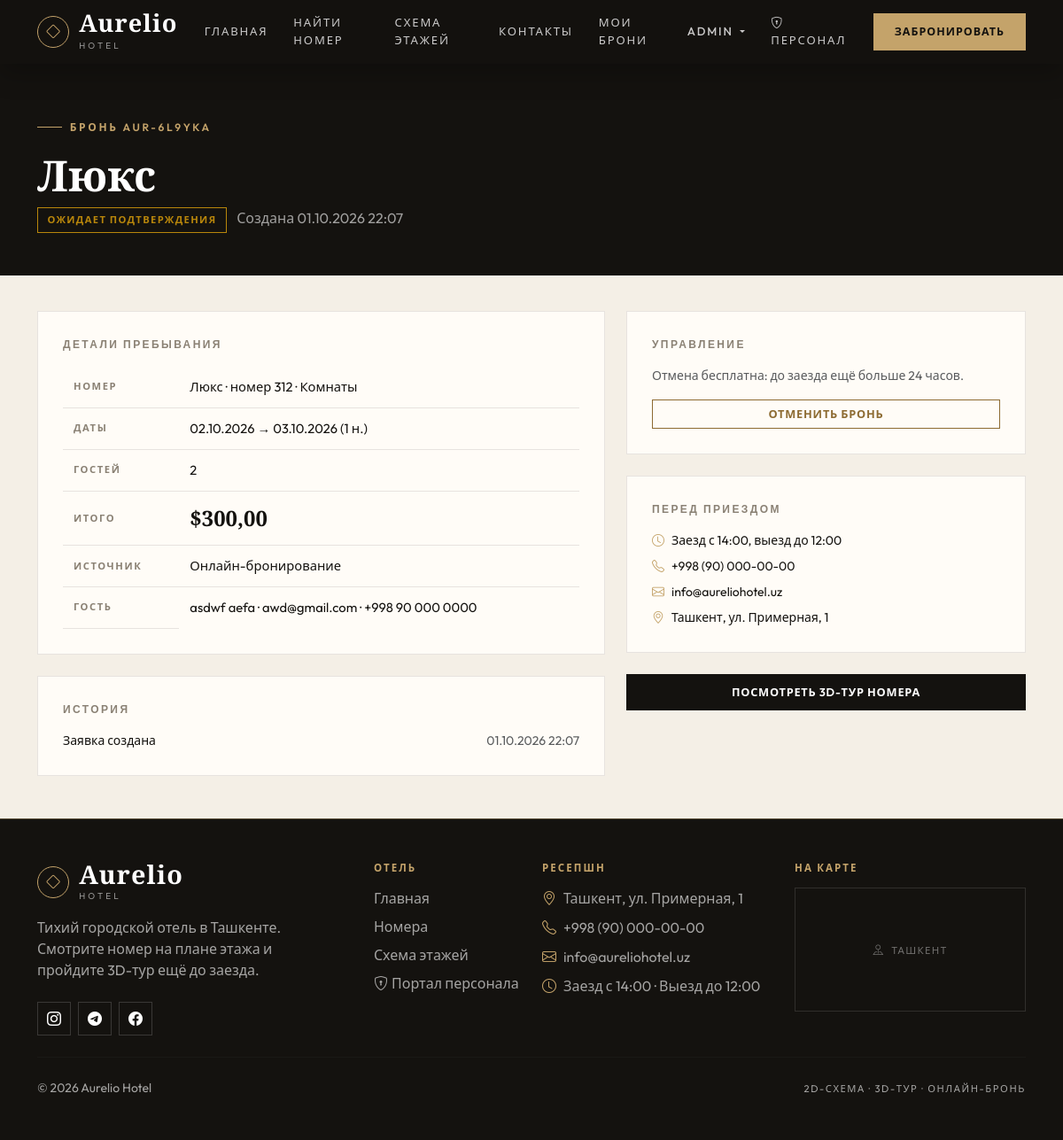
The app's page /bookings/AUR-6L9YKA/ (signed in) with its own data.
### bookings/models.py (models this page shows, shortened)
class Booking(models.Model):
    STATUS_PENDING = 'pending'
    STATUS_CONFIRMED = 'confirmed'
    STATUS_CHECKED_IN = 'checked_in'
    STATUS_CHECKED_OUT = 'checked_out'
    STATUS_CANCELLED = 'cancelled'
    STATUS_NO_SHOW = 'no_show'
    STATUS_CHOICES = [
        (STATUS_PENDING, 'Ожидает подтверждения'),
        (STATUS_CONFIRMED, 'Подтверждено'),
        (STATUS_CHECKED_IN, 'Гость заселён'),
        (STATUS_CHECKED_OUT, 'Выезд завершён'),
        (STATUS_CANCELLED, 'Отменено'),
        (STATUS_NO_SHOW, 'Гость не приехал'),
    ]
    ACTIVE_STATUSES = (STATUS_PENDING, STATUS_CONFIRMED, STATUS_CHECKED_IN)
    STAFF_TRANSITIONS = {
        STATUS_PENDING: [STATUS_CONFIRMED, STATUS_CANCELLED, STATUS_NO_SHOW],
        STATUS_CONFIRMED: [STATUS_CHECKED_IN, STATUS_CANCELLED, STATUS_NO_SHOW],
        STATUS_CHECKED_IN: [STATUS_CHECKED_OUT],
        STATUS_CHECKED_OUT: [],
        STATUS_CANCELLED: [],
        STATUS_NO_SHOW: [STATUS_CONFIRMED, STATUS_CANCELLED],
    }
    SOURCE_CHOICES = [
        ('site', 'Онлайн-бронирование'),
        ('desk', 'Стойка регистрации'),
    ]
    code = models.CharField(
        max_length=12,
        unique=True,
        editable=False,
        default=generate_booking_code,
        verbose_name="Код брони",
    )
    user = models.ForeignKey(
        User,
        on_delete=models.SET_NULL,
        null=True,
        blank=True,
        related_name='bookings',
        verbose_name="Клиент",
    )
    room = models.ForeignKey(
        Room, on_delete=models.CASCADE, related_name='bookings', verbose_name="Номер"
    )
    check_in = models.DateField(verbose_name="Дата заезда")
    check_out = models.DateField(verbose_name="Дата выезда")
    guests = models.PositiveSmallIntegerField(
        default=1, validators=[MinValueValidator(1)], verbose_name="Количество гостей"
    )
    guest_name = models.CharField(max_length=120, verbose_name="Имя гостя")
    guest_email = models.EmailField(verbose_name="E-mail гостя")
    guest_phone = models.CharField(max_length=30, blank=True, verbose_name="Телефон гостя")
    special_requests = models.TextField(blank=True, verbose_name="Пожелания")
    is_paid = models.BooleanField(default=False, verbose_name="Оплачено")
    payment_id = models.CharField(max_length=255, blank=True, null=True, verbose_name="ID платежа (Payme/Click/Stripe)")
    total_price = models.DecimalField(
        max_digits=10, decimal_places=2, blank=True, null=True, verbose_name="Итоговая сумма"
    )
    status = models.CharField(
        max_length=20, choices=STATUS_CHOICES, default=STATUS_PENDING, verbose_name="Статус"
    )
    source = models.CharField(
        max_length=10, choices=SOURCE_CHOICES, default='site', verbose_name="Источник"
    )
    created_at = models.DateTimeField(auto_now_add=True, verbose_name="Дата создания")
    updated_at = models.DateTimeField(auto_now=True, verbose_name="Обновлено")
    status_changed_at = models.DateTimeField(null=True, blank=True, verbose_name="Статус изменён")
    class Meta:
        verbose_name = "Бронирование"
        verbose_name_plural = "Бронирования"
        ordering = ('-created_at',)
        constraints = [
            models.CheckConstraint(
                **{('condition' if django.VERSION >= (5, 1) else 'check'): Q(check_out__gt=F('check_in'))},
                name='booking_check_out_after_check_in',
            ),
        ]
        indexes = [
            models.Index(fields=['room', 'check_in', 'check_out']),
            models.Index(fields=['status']),
        ]
    def __init__(self, *args, **kwargs):
        super().__init__(*args, **kwargs)
        self._original_status = self.status
    @property
    def nights(self):
        if not self.check_in or not self.check_out:
            return 0
        return max((self.check_out - self.check_in).days, 0)
    @property
    def is_cancellable(self):
        return (
            self.status in (self.STATUS_PENDING, self.STATUS_CONFIRMED)
            and self.check_in > timezone.localdate()
        )
    @property
    def status_css(self):
        return {
            self.STATUS_PENDING: 'status-pending',
            self.STATUS_CONFIRMED: 'status-confirmed',
            self.STATUS_CHECKED_IN: 'status-in',
            self.STATUS_CHECKED_OUT: 'status-out',
            self.STATUS_CANCELLED: 'status-cancelled',
            self.STATUS_NO_SHOW: 'status-noshow',
        }.get(self.status, 'status-pending')

### rooms/models.py (models this page shows, shortened)
class Room(models.Model):
    HOUSEKEEPING_CHOICES = [
        ('clean', 'Чисто'),
        ('dirty', 'Требует уборки'),
        ('inspected', 'Проверено менеджером'),
        ('out_of_service', 'Вне эксплуатации'),
    ]
    floor = models.ForeignKey(
        Floor,
        on_delete=models.CASCADE,
        related_name='rooms',
        null=True,
        blank=True,
        verbose_name="Этаж"
    )
    room_number = models.CharField(
        max_length=10, blank=True, verbose_name="Номер комнаты", help_text="Например, 201"
    )
    title = models.CharField(max_length=200, verbose_name="Название номера")
    description = models.TextField(verbose_name="Описание")
    image = models.ImageField(upload_to='rooms/', blank=True, null=True, verbose_name="Фото номера")
    price_per_night = models.DecimalField(max_digits=10, decimal_places=2, verbose_name="Цена за ночь ($)")
    capacity = models.IntegerField(default=2, verbose_name="Вместимость (чел)")
    amenities = models.ManyToManyField(Amenity, blank=True, related_name='rooms', verbose_name="Удобства")
    homebyme_embed_url = models.URLField(blank=True, null=True, verbose_name="Ссылка на 3D-тур HomeByMe")
    model_3d = models.FileField(upload_to='rooms_3d/', blank=True, null=True, verbose_name="3D-модель номера (.glb)")
    x_pos = models.IntegerField(default=50, verbose_name="Позиция X (%)")
    y_pos = models.IntegerField(default=50, verbose_name="Позиция Y (%)")
    is_active = models.BooleanField(default=True, verbose_name="Доступен для бронирования")
    housekeeping = models.CharField(
        max_length=20, choices=HOUSEKEEPING_CHOICES, default='clean', verbose_name="Статус уборки"
    )
    class Meta:
        verbose_name = "Номер"
        verbose_name_plural = "Номера"
        ordering = ('room_number', 'title')
    @property
    def display_number(self):
        return self.room_number or f"{self.pk:03d}"

class Floor(models.Model):
    number = models.IntegerField(unique=True, verbose_name="Номер этажа")
    title = models.CharField(max_length=100, verbose_name="Название этажа")
    plan_image = models.ImageField(upload_to='floors/', blank=True, null=True, verbose_name="2D-схема этажа")
    class Meta:
        verbose_name = "Этаж"
        verbose_name_plural = "Этажи"
        ordering = ['number']

### bookings/views.py (the view)
# urls.py: path('<str:code>/', views.booking_detail, name='booking_detail'),
def booking_detail(request, code):
    booking = _get_booking_or_none(request, code)
    if booking is None:
        messages.warning(request, "Бронь не найдена. Проверьте код брони и e-mail.")
        return redirect('bookings:booking_lookup')
    history = [(booking.created_at, "Заявка создана")]
    if booking.status != Booking.STATUS_PENDING and booking.status_changed_at:
        history.append((booking.status_changed_at, booking.get_status_display()))
    context = {
        'booking': booking,
        'history': history,
        'can_cancel': booking.is_cancellable,
        'currency': CURRENCY,
    }
    return render(request, 'bookings/booking_detail.html', context)

### templates/bookings/booking_detail.html (shortened to what this page needs)
{% extends 'base.html' %}
{% block content %}
<section class="page-band">
  <div class="container">
    <span class="hero-eyebrow">Бронь {{ booking.code }}</span>
    <h1 class="mt-3">{{ booking.room.title }}</h1>
    <p>
      <span class="status-chip {{ booking.status_css }}">{{ booking.get_status_display }}</span>
      <span class="ms-2">Создана {{ booking.created_at|date:"d.m.Y H:i" }}</span>
    </p>
  </div>
</section>
<div class="container pb-5">
  <div class="row g-4">
    <div class="col-lg-7">
      <div class="panel-card mb-4">
        <div class="panel-title">Детали пребывания</div>
        <table class="data-table">
          <tbody>
            <tr><th>Номер</th><td>{{ booking.room.title }} · номер {{ booking.room.display_number }}{% if booking.room.floor %} · {{ booking.room.floor.title }}{% endif %}</td></tr>
            <tr><th>Даты</th><td>{{ booking.check_in|date:"d.m.Y" }} → {{ booking.check_out|date:"d.m.Y" }} ({{ booking.nights }} н.)</td></tr>
            <tr><th>Гостей</th><td>{{ booking.guests }}</td></tr>
            <tr><th>Итого</th><td><span class="serif-number fs-4">{{ currency }}{{ booking.total_price }}</span></td></tr>
            <tr><th>Источник</th><td>{{ booking.get_source_display }}</td></tr>
            <tr><th>Гость</th><td>{{ booking.guest_name }} · {{ booking.guest_email }}{% if booking.guest_phone %} · {{ booking.guest_phone }}{% endif %}</td></tr>
          </tbody>
        </table>
      </div>
      <div class="panel-card">
        <div class="panel-title">История</div>
        <ul class="list-unstyled mb-0 small d-flex flex-column gap-2">
          {% for moment, label in history %}
            <li class="d-flex justify-content-between gap-3">
              <span>{{ label }}</span>
              <span class="text-muted">{{ moment|date:"d.m.Y H:i" }}</span>
            </li>
          {% endfor %}
        </ul>
      </div>
    </div>
    <div class="col-lg-5">
      <div class="panel-card mb-4">
        <div class="panel-title">Управление</div>
        {% if can_cancel %}
          <p class="small text-muted">Отмена бесплатна: до заезда ещё больше 24 часов.</p>
          <form method="post" action="{% url 'bookings:booking_cancel' booking.code %}">
            <button type="submit" class="btn btn-outline-copper w-100"
                    onclick="return confirm('Отменить бронь {{ booking.code }}?');">
              Отменить бронь
            </button>
          </form>
        {% else %}
          <p class="small text-muted mb-2">Онлайн-отмена для этой брони недоступна.</p>
          <p class="small mb-0">Позвоните на ресепшн: <strong>+998 (90) 000-00-00</strong></p>
        {% endif %}
      </div>
      <div class="panel-card mb-4">
        <div class="panel-title">Перед приездом</div>
        <ul class="list-unstyled small mb-0 d-flex flex-column gap-2">
          <li><i class="bi bi-clock me-2" style="color: var(--gold);"></i>Заезд с 14:00, выезд до 12:00</li>
          <li><i class="bi bi-telephone me-2" style="color: var(--gold);"></i>+998 (90) 000-00-00</li>
          <li><i class="bi bi-envelope me-2" style="color: var(--gold);"></i>info@aureliohotel.uz</li>
          <li><i class="bi bi-geo-alt me-2" style="color: var(--gold);"></i>Ташкент, ул. Примерная, 1</li>
        </ul>
      </div>
      {% if booking.room.homebyme_embed_url or booking.room.model_3d %}
        <a href="{% url 'rooms:room_detail' booking.room.pk %}" class="btn btn-copper w-100">Посмотреть 3D-тур номера</a>
      {% endif %}
    </div>
  </div>
</div>
{% endblock %}

### templates/base.html (shortened to what this page needs)
<!DOCTYPE html>
<html lang="ru">
<head>
<link href="https://cdn.jsdelivr.net/npm/bootstrap@5.3.0/dist/css/bootstrap.min.css" rel="stylesheet">
<link rel="stylesheet" href="https://cdn.jsdelivr.net/npm/bootstrap-icons@1.11.0/font/bootstrap-icons.css">
</head>
<body class="d-flex flex-column min-vh-100">
<nav class="navbar navbar-expand-lg site-navbar fixed-top">
  <div class="container">
    <a class="navbar-brand" href="{% url 'rooms:room_list' %}">
      <span class="brand-mark"><i class="bi bi-diamond"></i></span>
      <span>
        <span class="brand-word">Aurelio</span>
        <span class="brand-sub">Hotel</span>
      </span>
    </a>
    <div class="collapse navbar-collapse" id="navbarNav">
      <ul class="navbar-nav ms-auto mb-2 mb-lg-0 align-items-lg-center">
        <li class="nav-item"><a class="nav-link" href="{% url 'rooms:room_list' %}">Главная</a></li>
        <li class="nav-item"><a class="nav-link" href="{% url 'rooms:room_search' %}">Найти номер</a></li>
        <li class="nav-item"><a class="nav-link" href="{% url 'rooms:hotel_floors' %}">Схема этажей</a></li>
        <li class="nav-item"><a class="nav-link" href="{% url 'rooms:room_list' %}#visit">Контакты</a></li>
        {% if user.is_authenticated %}
          <li class="nav-item"><a class="nav-link" href="{% url 'bookings:my_bookings' %}">Мои брони</a></li>
          <li class="nav-item dropdown">
            <a class="nav-link dropdown-toggle" href="#" role="button" data-bs-toggle="dropdown" aria-expanded="false">
              {{ user.get_full_name|default:user.username }}
            </a>
          </li>
        {% else %}
          <li class="nav-item"><a class="nav-link" href="{% url 'bookings:booking_lookup' %}">Моя бронь</a></li>
          <li class="nav-item"><a class="nav-link" href="{% url 'accounts:login' %}">Вход</a></li>
        {% endif %}
        <li class="nav-item">
          <a class="nav-link" href="{% if is_staff_member %}{% url 'staff:dashboard' %}{% else %}{% url 'accounts:staff_login' %}{% endif %}">
            <i class="bi bi-shield-lock me-1"></i>Персонал
          </a>
        </li>
        <li class="nav-item ms-lg-3 mt-2 mt-lg-0">
          <a href="{% url 'rooms:room_search' %}" class="btn btn-gold btn-sm">Забронировать</a>
        </li>
      </ul>
    </div>
  </div>
</nav>
<main class="flex-grow-1">
  {% block content %}{% endblock %}
</main>
<footer class="site-footer py-5 mt-auto">
  <div class="container">
    <div class="row gy-4">
      <div class="col-lg-4">
        <div class="footer-brand mb-3">
          <span class="brand-mark"><i class="bi bi-diamond"></i></span>
          <span>
            <span class="brand-word">Aurelio</span>
            <span class="brand-sub">Hotel</span>
          </span>
        </div>
        <p class="mb-4" style="max-width: 320px;">Тихий городской отель в Ташкенте. Смотрите номер на плане этажа и пройдите 3D-тур ещё до заезда.</p>
        <div class="social-icons d-flex gap-2">
          <a href="https://www.instagram.com/" aria-label="Instagram"><i class="bi bi-instagram"></i></a>
          <a href="https://web.telegram.org/a/" aria-label="Telegram"><i class="bi bi-telegram"></i></a>
          <a href="https://www.facebook.com/" aria-label="Facebook"><i class="bi bi-facebook"></i></a>
        </div>
      </div>
      <div class="col-lg-2 col-6">
        <h6 class="mb-3">Отель</h6>
        <ul class="list-unstyled d-flex flex-column gap-2">
          <li><a href="{% url 'rooms:room_list' %}">Главная</a></li>
          <li><a href="{% url 'rooms:room_list' %}#stay">Номера</a></li>
          <li><a href="{% url 'rooms:hotel_floors' %}">Схема этажей</a></li>
          <li><a href="{% if is_staff_member %}{% url 'staff:dashboard' %}{% else %}{% url 'accounts:staff_login' %}{% endif %}"><i class="bi bi-shield-lock me-1"></i>Портал персонала</a></li>
        </ul>
      </div>
      <div class="col-lg-3 col-6">
        <h6 class="mb-3">Ресепшн</h6>
        <ul class="list-unstyled footer-contact">
          <li><i class="bi bi-geo-alt me-2" style="color: var(--gold);"></i>Ташкент, ул. Примерная, 1</li>
          <li><i class="bi bi-telephone me-2" style="color: var(--gold);"></i>+998 (90) 000-00-00</li>
          <li><i class="bi bi-envelope me-2" style="color: var(--gold);"></i>info@aureliohotel.uz</li>
          <li><i class="bi bi-clock me-2" style="color: var(--gold);"></i>Заезд с 14:00 · Выезд до 12:00</li>
        </ul>
      </div>
      <div class="col-lg-3">
        <h6 class="mb-3">На карте</h6>
        <div style="border: 1px solid rgba(255,255,255,0.12); height: 140px; display: flex; align-items: center; justify-content: center; color: rgba(255,255,255,0.4); letter-spacing: 0.12em; text-transform: uppercase; font-size: 0.72rem;">
          <span><i class="bi bi-pin-map me-2"></i>Ташкент</span>
        </div>
      </div>
    </div>
    <hr class="my-4">
    <div class="d-flex flex-column flex-md-row justify-content-between align-items-center gap-2 small">
      <p class="mb-0">&copy; 2026 Aurelio Hotel</p>
      <p class="mb-0" style="letter-spacing: 0.14em; text-transform: uppercase; font-size: 0.7rem;">2D-схема · 3D-тур · Онлайн-бронь</p>
    </div>
  </div>
</footer>
</body>
</html>

### records on screen
Booking: code "AUR-6L9YKA", room "Люкс", status "ОЖИДАЕТ ПОДТВЕРЖДЕНИЯ", created_at "01.10.2026 22:07", room.display_number "312", room.floor "Комнаты", check_in "02.10.2026", check_out "03.10.2026", nights "1", guests "2", total_price "300,00", source "Онлайн-бронирование", guest_name "asdwf aefa", guest_email "awd@gmail.com", guest_phone "+998 90 000 0000", history "01.10.2026 22:07"

### other values on screen
{{ user.get_full_name|default:user.username }} "ADMIN"
{{ currency }} "$"
{{ label }} "Заявка создана"
